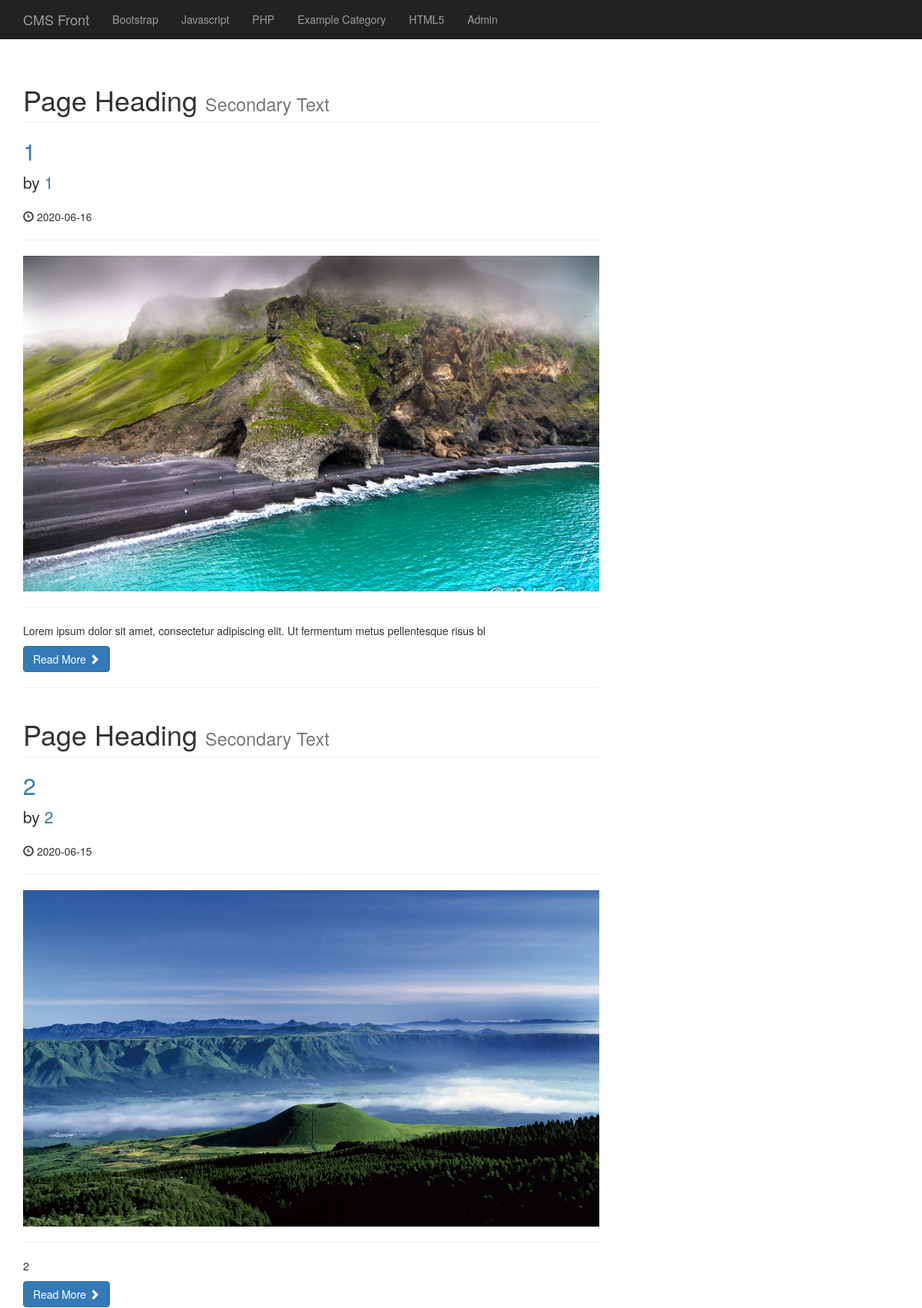
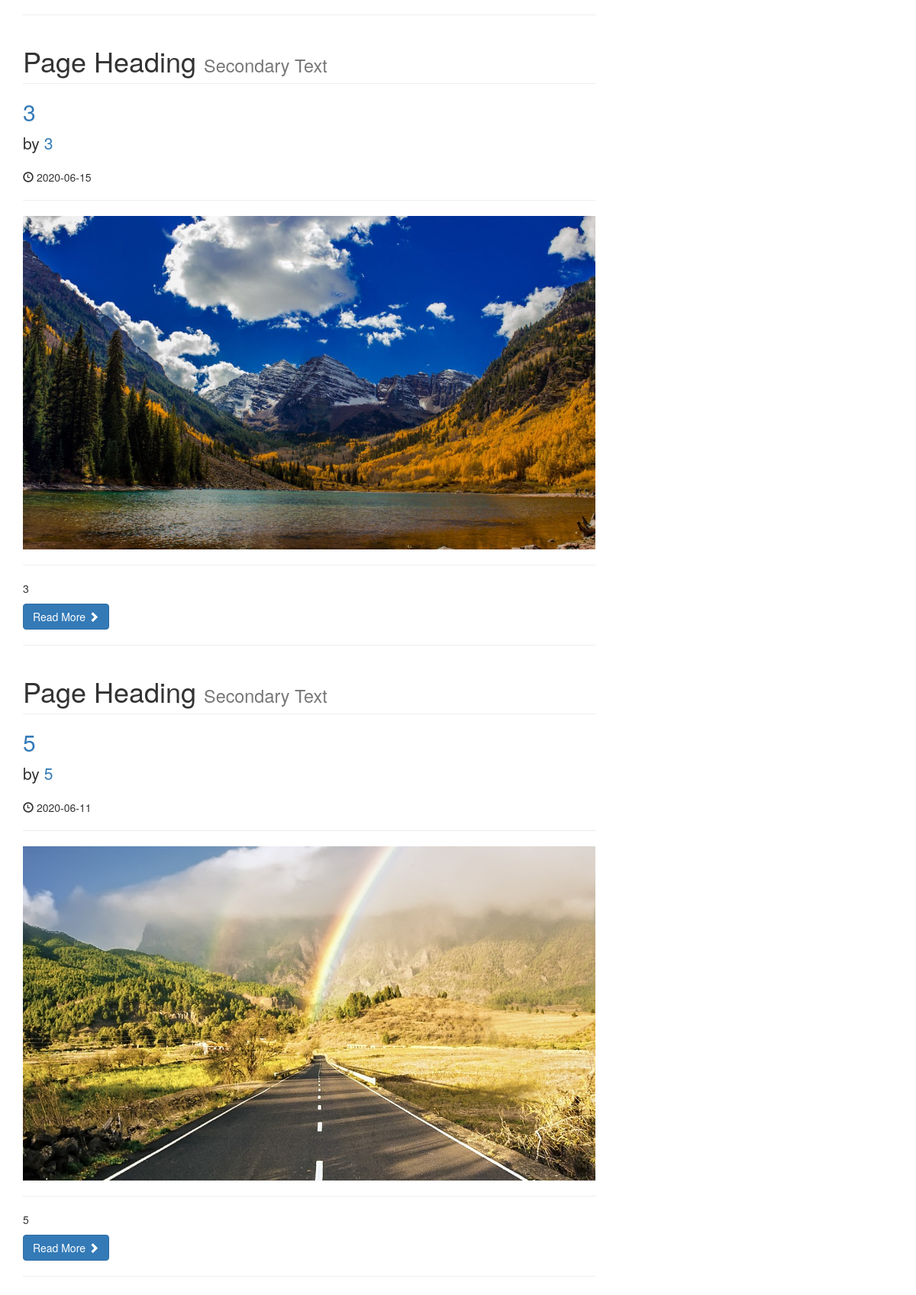
The app's page /category.php?category=1 (upper part) with its own data (2 pictures, top to bottom).
### tables this page shows
CREATE TABLE `categories` (
  `cat_id` int(3) NOT NULL,
  `cat_title` varchar(255) NOT NULL
);

CREATE TABLE `posts` (
  `post_id` int(3) NOT NULL,
  `post_category_id` int(3) NOT NULL,
  `post_title` varchar(255) NOT NULL,
  `post_author` varchar(255) NOT NULL,
  `post_date` date NOT NULL,
  `post_image` text NOT NULL,
  `post_content` text NOT NULL,
  `post_tags` varchar(255) NOT NULL,
  `post_comment_count` int(11) NOT NULL,
  `post_status` varchar(255) NOT NULL DEFAULT 'draft'
);

### category.php (the view, shortened to what this page needs)
<?php include "includes/header.php" ?>
<?php include "includes/db.php" ?>
<?php include "includes/navigation.php"?>
<div class="container">
    <div class="row">
        <div class="col-md-8">
            <?php
            if (isset($_GET['category'])){
                $post_category_id = $_GET['category'];
            }
            $query = "SELECT * FROM posts WHERE post_category_id = $post_category_id ";
            $select_all_posts_query = mysqli_query($connection,$query);
            while ($row = mysqli_fetch_assoc($select_all_posts_query)){
                $post_id = $row['post_id'];
                $post_title = $row['post_title'];
                $post_author = $row['post_author'];
                $post_date = $row['post_date'];
                $post_image = $row['post_image'];
                $post_content = substr($row['post_content'], 0,100);
                ?>
                <h1 class="page-header">
                    Page Heading
                    <small>Secondary Text</small>
                </h1>
                <h2>
                    <a href="post.php?p_id=<?php echo $post_id ?>"><?php echo $post_title ?></a>
                </h2>
                <p class="lead">
                    by <a href="index.php"><?php echo $post_author ?></a>
                </p>
                <p><span class="glyphicon glyphicon-time"></span> <?php echo $post_date ?></p>
                <hr>
                <img class="img-responsive" src="images/<?php echo $post_image ?>" alt="">
                <hr>
                <p><?php echo $post_content ?></p>
                <a class="btn btn-primary" href="#">Read More <span class="glyphicon glyphicon-chevron-right"></span></a>
                <hr>
                <?php
            }
            ?>
        </div>
    </div>
    <?php include "includes/footer.php"?>

### includes/navigation.php (shortened to what this page needs)
<nav class="navbar navbar-inverse navbar-fixed-top" role="navigation">
    <div class="container">
        <div class="navbar-header">
            <a class="navbar-brand" href="index.php">CMS Front</a>
        </div>
        <div class="collapse navbar-collapse" id="bs-example-navbar-collapse-1">
            <ul class="nav navbar-nav">
                <?php
                $query = "SELECT * FROM categories";
                $select_all_categories_query = mysqli_query($connection, $query);
                while ($row = mysqli_fetch_assoc($select_all_categories_query)){
                    $cat_title = $row['cat_title'];
                    echo "<li><a href='#'>{$cat_title}</a></li>";
                }
                ?>
                <li>
                    <a href="admin/index.php">Admin</a>
                </li>
            </ul>
        </div>
    </div>
</nav>

### css/blog-home.css (style rules this page uses)
body { padding-top: 70px; }

### records on screen
categories: cat_title "Bootstrap"
categories: cat_title "Javascript"
categories: cat_title "PHP"
categories: cat_title "Example Category"
categories: cat_title "HTML5"
posts: post_title "1", post_author "1", post_date "2020-06-16", post_image (picture), post_content "Lorem ipsum dolor sit amet, consectetur adipiscing elit. Ut fermentum metus pellentesque risus bl"
posts: post_title "2", post_author "2", post_date "2020-06-15", post_image (picture), post_content "2"
posts: post_title "3", post_author "3", post_date "2020-06-15", post_image (picture), post_content "3"
posts: post_title "5", post_author "5", post_date "2020-06-11", post_image (picture), post_content "5"
